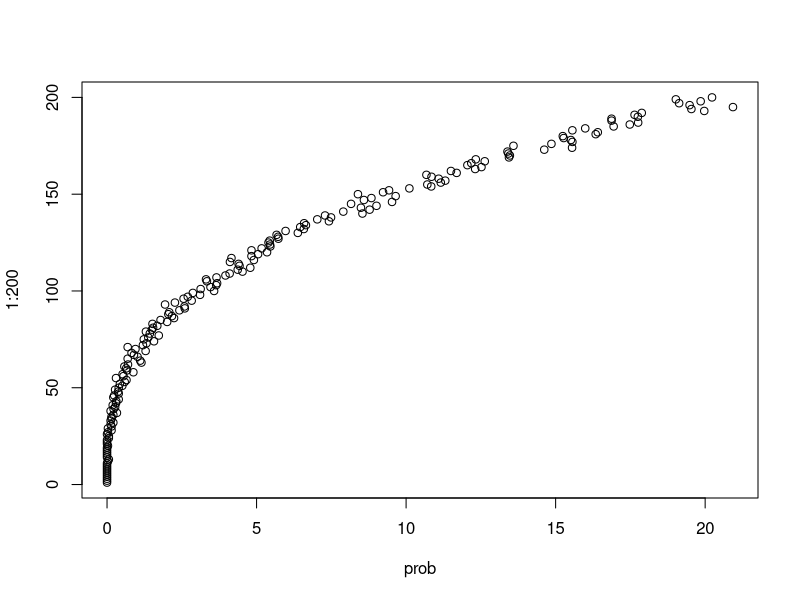

Generate this figure with R:
# Exercise 1

coin_flips = rbinom(500, 1, 0.3)
range_n = 500
generate_plot= function(sample, n, p){
  plot(cumsum(sample), n, xlab="Xn", ylab="n", main="Plot of X against n", type="l")
  # par(new=TRUE)
  lines(n*p, n, col="red", type="l")
}


get_relative_error = function(sample, n, p){
  vector_n = c(1:n)
  error_vector = abs(cumsum(sample) - vector_n*p)/vector_n*p
  plot(vector_n, error_vector, xlab="n", ylab="error", type="l")
}

# Exercise 3 - argument n = number or students chosen at random

birthday_experiments = function(n, expes){
  occurences = 0
  #sams_matrix = 
  for(i in 1:expes){
    sam = sample(1:365, n, replace=TRUE)
    #num_days = 0
    for(day in sam){
      repeats = length(which(sam==day))
      if(repeats > 2){
        occurences = occurences + 1
      }
    }
  }
  return(occurences/expes)
}

prob = numeric(200)
for(i in 1:200){
  prob[i] = birthday_experiments(i, 100)
}
#print(prob)
plot(prob, 1:200)

estimate_n = function(n, expes){
  prob = numeric(n)
  least_n = 1
  for(i in 1:n){
    prob[i] = birthday_experiments(i, expes)
  }
  while(prob[least_n] < 0.7){
    least_n = least_n + 1
  }
  print(least_n)
}
estimate_n(200, 100)

count_days = function(){
  vec_days = numeric(100)
  for(i in 1:100){
    sam = ceiling(runif(75, 1, 365))
    num_days = 0
    for(day in sam){
      occurences = length(which(sam==day))
      if(occurences > 2){
        num_days = num_days + 1
      }
    }
    vec_days[i] = num_days
  }
  return(vec_days)
}

#hist(count_days())

averages = numeric(100)
for(i in 1:100){
  averages[i] = mean(count_days())
}
#hist(averages)